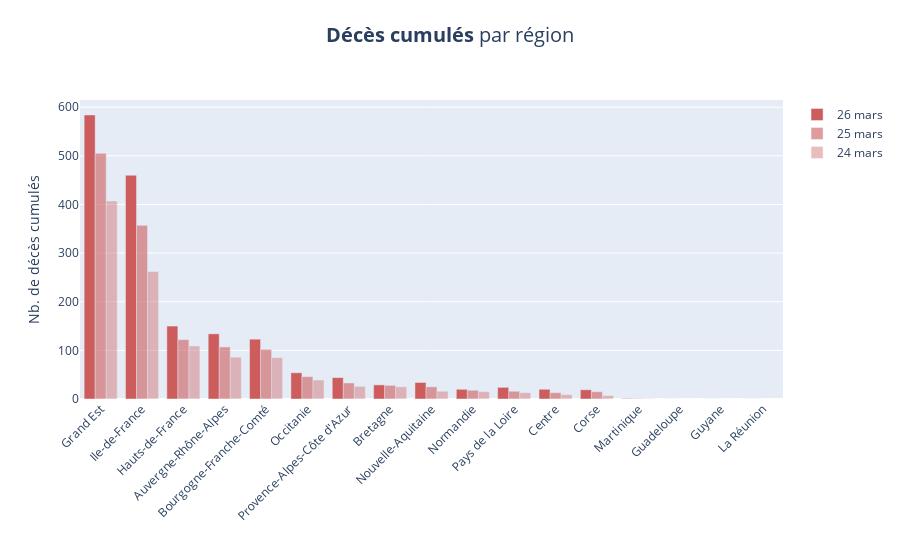

This figure's notebook cell:
### Code cell
#df_region4 = df_region.groupby("regionName", "jour").sum().reset_index()
fig = go.Figure()
fig.add_trace(go.Bar(
    x = df_region[df_region["jour"] == dates[-1]]['regionName'],
    y = df_region[df_region["jour"] == dates[-1]]['dc'],
    name = datetime.strptime(dates[-1], '%Y-%m-%d').strftime('%d %B'),
    marker_color='indianred'
)).update_xaxes(categoryorder="total descending")
fig.add_trace(go.Bar(
    x = df_region[df_region["jour"] == dates[-2]]['regionName'],
    y = df_region[df_region["jour"] == dates[-2]]['dc'],
    name = datetime.strptime(dates[-2], '%Y-%m-%d').strftime('%d %B'),
    marker_color='indianred',
    opacity=0.6
))
fig.add_trace(go.Bar(
    x = df_region[df_region["jour"] == dates[-3]]['regionName'],
    y = df_region[df_region["jour"] == dates[-3]]['dc'],
    name = datetime.strptime(dates[-3], '%Y-%m-%d').strftime('%d %B'),
    marker_color='indianred',
    opacity=0.4
))


# Here we modify the tickangle of the xaxis, resulting in rotated labels.
fig.update_layout(
    barmode='group', xaxis_tickangle=-45,
    
    title={
                'text': "<b>Décès cumulés</b> par région",
                'y':0.95,
                'x':0.5,
                'xanchor': 'center',
                'yanchor': 'top'},
                titlefont = dict(
                size=20),
    xaxis_title="",
    yaxis_title="Nb. de décès cumulés",
                 )
fig.write_image("images/charts/france/dc_cum_region_comp.png", scale=3, width=1100, height=700)
fig.show()

"""with open('index.html', 'r') as f:
    data = f.read()

with open('index copy3.html', 'w') as f:
    #f.write(data.format(plotly.offline.plot(fig, include_plotlyjs=False, output_type='div')))
    f.write(data.format(fig.to_json(), fig.to_json()))
"""

### Figure 1 — Plotly figure (JSON) as saved in the notebook; plotly's stock layout.template omitted (floating-point values rounded to 4 significant figures)
{"data": [{"marker": {"color": "indianred"}, "name": "26 mars", "type": "bar", "x": ["Auvergne-Rhône-Alpes", "Bourgogne-Franche-Comté", "Bretagne", "Centre", "Corse", "Grand Est", "Guadeloupe", "Guyane", "Hauts-de-France", "Ile-de-France", "La Réunion", "Martinique", "Normandie", "Nouvelle-Aquitaine", "Occitanie", "Pays de la Loire", "Provence-Alpes-Côte d'Azur"], "y": [134, 123, 29, 20, 19, 584, 0, 0, 150, 460, 0, 1, 20, 34, 54, 24, 44]}, {"marker": {"color": "indianred"}, "name": "25 mars", "opacity": 0.6, "type": "bar", "x": ["Auvergne-Rhône-Alpes", "Bourgogne-Franche-Comté", "Bretagne", "Centre", "Corse", "Grand Est", "Guadeloupe", "Guyane", "Hauts-de-France", "Ile-de-France", "La Réunion", "Martinique", "Normandie", "Nouvelle-Aquitaine", "Occitanie", "Pays de la Loire", "Provence-Alpes-Côte d'Azur"], "y": [107, 102, 28, 13, 15, 505, 0, 0, 122, 357, 0, 1, 18, 25, 46, 16, 33]}, {"marker": {"color": "indianred"}, "name": "24 mars", "opacity": 0.4, "type": "bar", "x": ["Auvergne-Rhône-Alpes", "Bourgogne-Franche-Comté", "Bretagne", "Centre", "Corse", "Grand Est", "Guadeloupe", "Guyane", "Hauts-de-France", "Ile-de-France", "La Réunion", "Martinique", "Normandie", "Nouvelle-Aquitaine", "Occitanie", "Pays de la Loire", "Provence-Alpes-Côte d'Azur"], "y": [86, 85, 25, 9, 7, 407, 0, 0, 109, 262, 0, 1, 15, 16, 39, 13, 26]}], "layout": {"barmode": "group", "title": {"font": {"size": 20}, "text": "<b>Décès cumulés</b> par région", "x": 0.5, "xanchor": "center", "y": 0.95, "yanchor": "top"}, "xaxis": {"categoryorder": "total descending", "tickangle": -45, "title": {"text": ""}}, "yaxis": {"title": {"text": "Nb. de décès cumulés"}}}}
